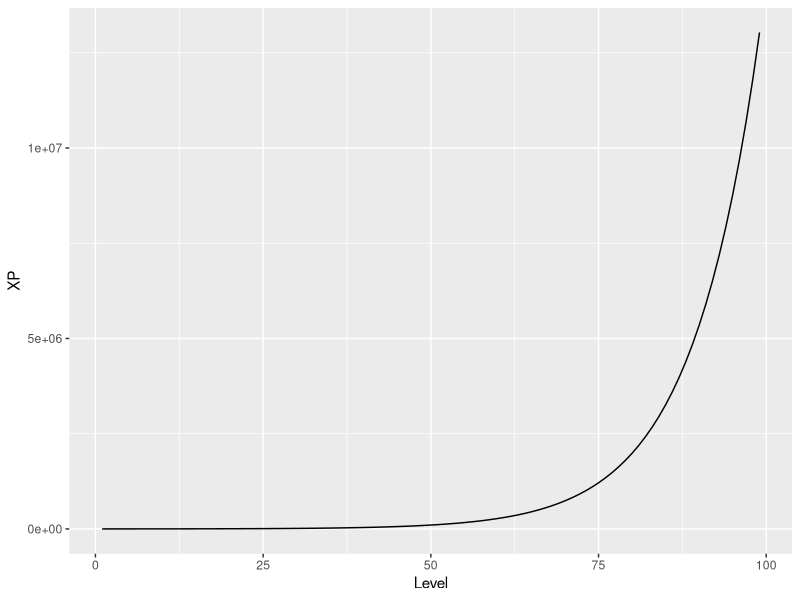
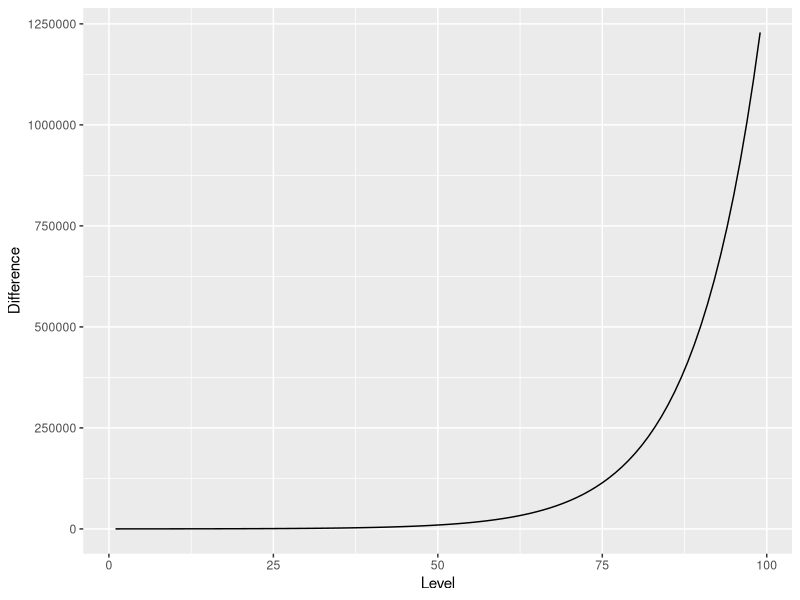
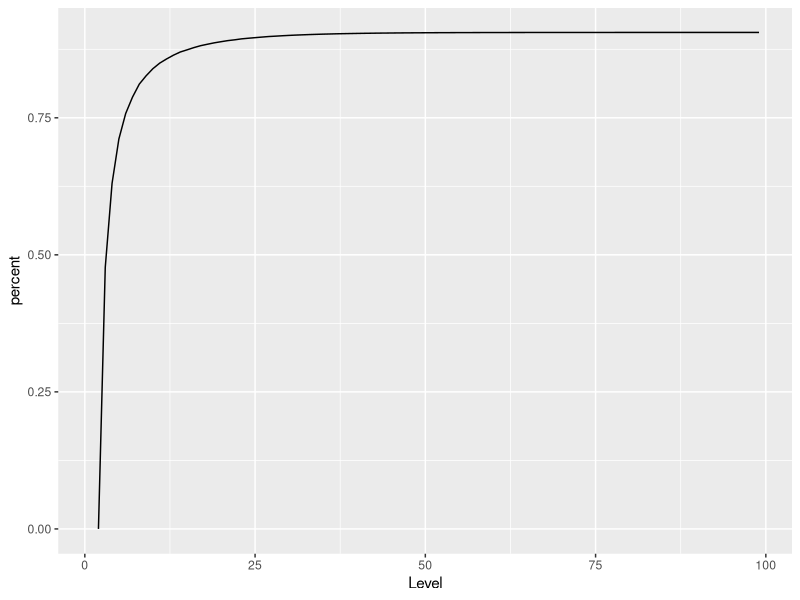

Reproduce these figures in R, in order.
library(tidyverse)

xp = read_csv('xp.csv')

xp %>% ggplot(aes(x = Level, y = XP)) + geom_line()
xp %>% ggplot(aes(x = Level, y = Difference)) + geom_line()

# xp milestones by xp rates/level

xp %>%
    mutate(percent = lag(XP, 1) / XP) %>% 
    ggplot(aes(x = Level, y = percent)) + 
    geom_line()
